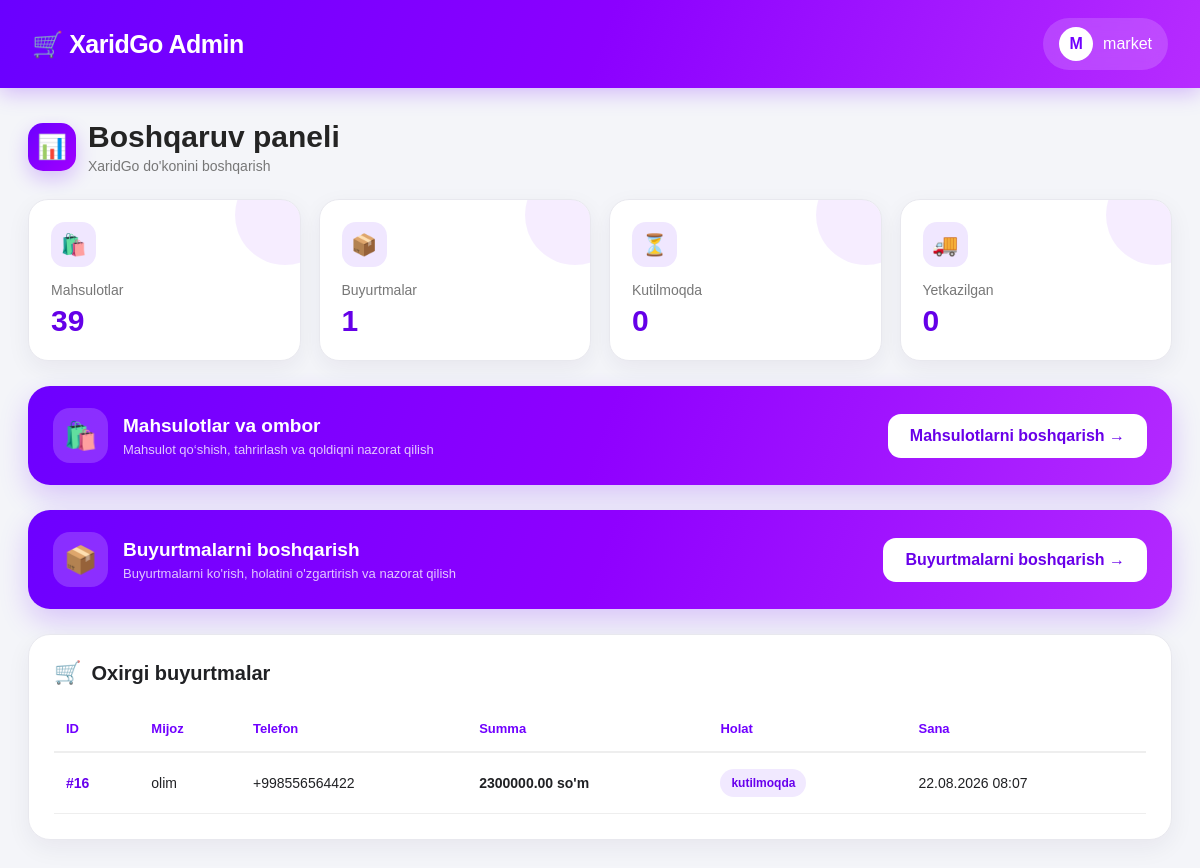
Page /admin-panel/ (signed in) on the committed database.
### Xaridapp/models.py (models this page shows, shortened)
class Order(models.Model):
    STATUS_CHOICES = [
        ("Kutilmoqda", "⏳ To'lov kutilmoqda"),
        ("To'langan", "✅ To'langan"),
        ("Qabul qilindi", "📦 Qabul qilindi"),
        ("Yuborildi", "🚚 Yuborildi"),
        ("Yetkazildi", "🎉 Yetkazildi"),
        ("Bekor qilindi", "❌ Bekor qilindi"),
    ]
    user = models.ForeignKey(
        settings.AUTH_USER_MODEL,
        on_delete=models.CASCADE,
        related_name="orders",
        null=True,
        blank=True
    )
    mijoz_nomi = models.CharField(
        max_length=100,
        verbose_name="Mijoz nomi"
    )
    telefon_raqami = models.CharField(
        max_length=20,
        verbose_name="Telefon raqami"
    )
    manzil = models.TextField(
        verbose_name="Manzil"
    )
    umumiy_narx = models.DecimalField(
        max_digits=12,
        decimal_places=2,
        verbose_name="Umumiy narx"
    )
    maqom = models.CharField(
        max_length=50,
        choices=STATUS_CHOICES,
        default="Kutilmoqda",
        verbose_name="Buyurtma holati"
    )
    yaratilgan_at = models.DateTimeField(
        auto_now_add=True,
        verbose_name="Yaratilgan vaqt"
    )
    inventory_restored = models.BooleanField(default=False)
    class Meta:
        verbose_name = "Buyurtma"
        verbose_name_plural = "Buyurtmalar"
        ordering = ["-yaratilgan_at"]

### Xaridapp/views.py (the view)
# urls.py: path("admin-panel/", views.admin_dashboard, name="admin_dashboard"),
@staff_member_required(login_url="admin_login")
def admin_dashboard(request):
    orders = Order.objects.all().order_by(
        "-yaratilgan_at"
    )
    products = Product.objects.all().order_by(
        "-created_at"
    )
    pending_orders = Order.objects.filter(
        maqom__in=[
            "Kutilmoqda",
            "To'lov kutilmoqda",
            "pending"
        ]
    ).count()
    paid_orders = Order.objects.filter(
        maqom__in=[
            "To'langan",
            "paid"
        ]
    ).count()
    delivered_orders = Order.objects.filter(
        maqom__in=[
            "Yetkazildi",
            "delivered"
        ]
    ).count()
    cancelled_orders = Order.objects.filter(
        maqom="Bekor qilindi"
    ).count()
    context = {
        "orders": orders,
        "products": products,
        "orders_count": orders.count(),
        "products_count": products.count(),
        "pending_orders": pending_orders,
        "paid_orders": paid_orders,
        "delivered_orders": delivered_orders,
        "cancelled_orders": cancelled_orders,
        "product_count": products.count(),
        "order_count": orders.count(),
        "pending_count": pending_orders,
        "delivered_count": delivered_orders,
        "admin_user": request.user,
    }
    return render(
        request,
        "Xaridapp/admin_dashboard.html",
        context
    )

### Xaridapp/templates/Xaridapp/admin_dashboard.html (shortened to what this page needs)
{% load static %}
<!DOCTYPE html>
<html lang="uz">
<head>
</head>
<body>
<header class="top-header">
    <div class="brand">
        🛒 XaridGo Admin
    </div>
    <div class="admin-user">
        <div class="admin-avatar">
            {% if request.user.username %}
                {{ request.user.username|first|upper }}
            {% else %}
                A
            {% endif %}
        </div>
        <span>
            {% if request.user.username %}
                {{ request.user.username }}
            {% else %}
                Admin
            {% endif %}
        </span>
    </div>
</header>
<main class="container">
    <div class="page-title">
        <div class="icon">
            📊
        </div>
        <div>
            <h1>Boshqaruv paneli</h1>
            <p>XaridGo do'konini boshqarish</p>
        </div>
    </div>
    <section class="stats">
        <div class="stat-card">
            <div class="stat-icon">
                🛍️
            </div>
            <div class="stat-title">
                Mahsulotlar
            </div>
            <div class="stat-number">
                {{ product_count }}
            </div>
        </div>
        <div class="stat-card">
            <div class="stat-icon">
                📦
            </div>
            <div class="stat-title">
                Buyurtmalar
            </div>
            <div class="stat-number">
                {{ order_count }}
            </div>
        </div>
        <div class="stat-card">
            <div class="stat-icon">
                ⏳
            </div>
            <div class="stat-title">
                Kutilmoqda
            </div>
            <div class="stat-number">
                {{ pending_count }}
            </div>
        </div>
        <div class="stat-card">
            <div class="stat-icon">
                🚚
            </div>
            <div class="stat-title">
                Yetkazilgan
            </div>
            <div class="stat-number">
                {{ delivered_count }}
            </div>
        </div>
    </section>
    <section class="orders-banner" style="margin-top:16px;">
        <div class="orders-left">
            <div class="orders-icon">🛍️</div>
            <div><h2>Mahsulotlar va ombor</h2><p>Mahsulot qo‘shish, tahrirlash va qoldiqni nazorat qilish</p></div>
        </div>
        <a href="{% url 'admin_products' %}" class="orders-btn">Mahsulotlarni boshqarish →</a>
    </section>
    <section class="orders-banner">
        <div class="orders-left">
            <div class="orders-icon">
                📦
            </div>
            <div>
                <h2>Buyurtmalarni boshqarish</h2>
                <p>
                    Buyurtmalarni ko'rish, holatini o'zgartirish va nazorat qilish
                </p>
            </div>
        </div>
        <a href="{% url 'admin_orders' %}" class="orders-btn">
            Buyurtmalarni boshqarish →
        </a>
    </section>
    <section class="recent-card">
        <div class="recent-header">
            <span>🛒</span>
            <h2>Oxirgi buyurtmalar</h2>
        </div>
        <div class="table-wrapper">
            <table>
                <thead>
                    <tr>
                        <th>ID</th>
                        <th>Mijoz</th>
                        <th>Telefon</th>
                        <th>Summa</th>
                        <th>Holat</th>
                        <th>Sana</th>
                    </tr>
                </thead>
                <tbody>
                    {% for order in orders %}
                    <tr>
                        <td class="order-id">
                            #{{ order.id }}
                        </td>
                        <td>
                            {{ order.mijoz_nomi|default:"Ko'rsatilmagan" }}
                        </td>
                        <td>
                            {{ order.telefon_raqami|default:"Ko'rsatilmagan" }}
                        </td>
                        <td class="price">
                            {{ order.umumiy_narx|default:"0" }} so'm
                        </td>
                        <td>
                            <span class="status">
                                {% if order.maqom %}
                                    {{ order.maqom }}
                                {% else %}
                                    ⏳ To'lov kutilmoqda
                                {% endif %}
                            </span>
                        </td>
                        <td>
                            {{ order.yaratilgan_at|date:"d.m.Y H:i" }}
                        </td>
                    </tr>
                    {% empty %}
                    <tr>
                        <td colspan="6" class="empty">
                            Hozircha buyurtmalar yo'q.
                        </td>
                    </tr>
                    {% endfor %}
                </tbody>
            </table>
        </div>
    </section>
</main>
</body>
</html>

### Xaridapp/templates/Xaridapp/admin_dashboard.html (style rules this page uses)
* { margin: 0; padding: 0; box-sizing: border-box; }
body { font-family: Arial, Helvetica, sans-serif; background: #f4f5f9; color: #202124; min-height: 100vh; }
.top-header { width: 100%; background: linear-gradient(110deg, #6a00ff, #8b00ff, #b72cff); color: white; padding: 18px 32px; display: flex; align-items: center; justify-content: space-between; box-shadow: 0 5px 20px rgba(110, 0, 255, 0.25); }
.brand { font-size: 25px; font-weight: 800; letter-spacing: -0.5px; }
.admin-user { display: flex; align-items: center; gap: 10px; background: rgba(255,255,255,0.16); padding: 9px 16px; border-radius: 30px; backdrop-filter: blur(10px); }
.admin-avatar { width: 34px; height: 34px; border-radius: 50%; background: white; color: #7100ff; display: flex; align-items: center; justify-content: center; font-weight: bold; }
.container { max-width: 1500px; margin: 0 auto; padding: 32px 28px 60px; }
.page-title { display: flex; align-items: center; gap: 12px; margin-bottom: 25px; }
.page-title .icon { width: 48px; height: 48px; border-radius: 15px; background: linear-gradient(135deg, #6c00ff, #a100ff); color: white; display: flex; align-items: center; justify-content: center; font-size: 24px; box-shadow: 0 8px 20px rgba(111, 0, 255, .22); }
.page-title h1 { font-size: 30px; color: #242424; }
.page-title p { color: #777; margin-top: 4px; font-size: 14px; }
.stats { display: grid; grid-template-columns: repeat(4, 1fr); gap: 18px; margin-bottom: 25px; }
.stat-card { background: white; border-radius: 20px; padding: 22px; border: 1px solid #e8e8ee; box-shadow: 0 8px 25px rgba(30, 20, 60, 0.06); position: relative; overflow: hidden; transition: .25s ease; }
.stat-card::after { content: ""; position: absolute; width: 100px; height: 100px; right: -35px; top: -35px; border-radius: 50%; background: rgba(124, 0, 255, .07); }
.stat-icon { width: 45px; height: 45px; border-radius: 14px; display: flex; align-items: center; justify-content: center; background: #f0e7ff; color: #7000ff; font-size: 21px; margin-bottom: 15px; }
.stat-title { color: #777; font-size: 14px; margin-bottom: 6px; }
.stat-number { font-size: 30px; font-weight: 800; color: #6500e8; }
.orders-banner { background: linear-gradient(110deg, #6d00ff, #8f00ff, #b329ff); color: white; border-radius: 22px; padding: 22px 25px; margin-bottom: 25px; display: flex; align-items: center; justify-content: space-between; box-shadow: 0 12px 30px rgba(107, 0, 255, .20); }
.orders-left { display: flex; align-items: center; gap: 15px; }
.orders-icon { width: 55px; height: 55px; background: rgba(255,255,255,.18); border-radius: 17px; display: flex; align-items: center; justify-content: center; font-size: 27px; }
.orders-left h2 { font-size: 19px; margin-bottom: 5px; }
.orders-left p { color: rgba(255,255,255,.78); font-size: 13px; }
.orders-btn { text-decoration: none; color: #6900e9; background: white; padding: 13px 22px; border-radius: 13px; font-weight: 700; transition: .2s ease; }
.recent-card { background: white; border-radius: 22px; padding: 25px; border: 1px solid #e8e8ee; box-shadow: 0 8px 25px rgba(30,20,60,.06); }
.recent-header { display: flex; align-items: center; gap: 10px; margin-bottom: 20px; }
.recent-header h2 { font-size: 20px; }
.recent-header span { font-size: 22px; }
.table-wrapper { overflow-x: auto; }
table { width: 100%; border-collapse: collapse; min-width: 750px; }
th { text-align: left; padding: 15px 12px; color: #7000ff; font-size: 13px; border-bottom: 2px solid #eee; }
td { padding: 16px 12px; border-bottom: 1px solid #eeeeee; font-size: 14px; }
tr { transition: .2s ease; }
.order-id { color: #6800ed; font-weight: 800; }
.price { font-weight: 700; }
.status { display: inline-flex; align-items: center; gap: 5px; padding: 7px 11px; border-radius: 20px; font-size: 12px; font-weight: 700; background: #f1e9ff; color: #6800ed; }

### Xaridapp/templates/Xaridapp/includes/page_transition.html (style rules this page uses)
body { animation: xaridgoPageEnter 0.5s ease-out both; }

### rows in the picture
Order: id "16", mijoz_nomi "olim", telefon_raqami "+998556564422", umumiy_narx "2300000.00", maqom "kutilmoqda", yaratilgan_at "22.08.2026 08:07"

### other values in the picture
{{ request.user.username|first|upper }} "M"
{{ request.user.username }} "market"
{{ product_count }} "39"
{{ order_count }} "1"
{{ pending_count }} "0"
{{ delivered_count }} "0"
